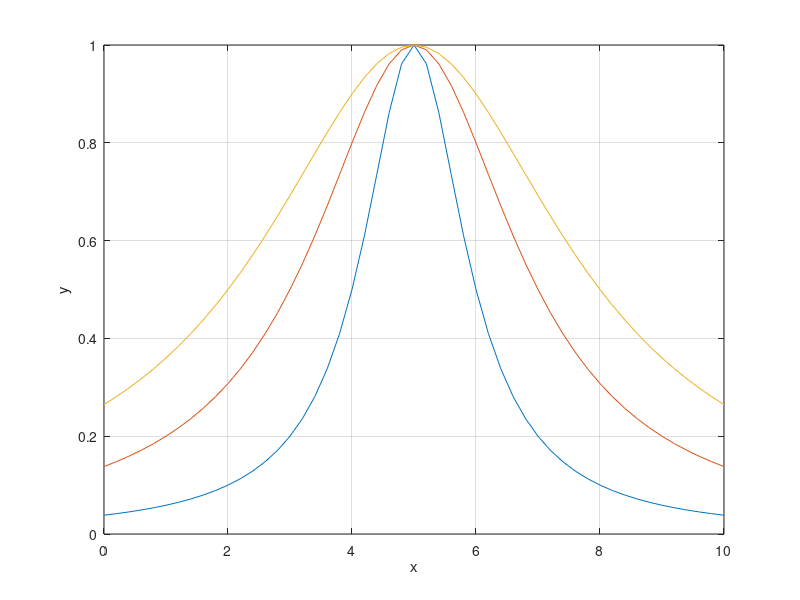

Write MATLAB code to recreate this figure.
%{
% Скрипт порівнює генералізовані дзвонові функції належності gbellmf зі спільним центром та різною шириною.
% Мета – показати, як параметр ширини впливає на розмах та форму нечіткого терма при фіксованій крутизні.
% Кроки: сформувати універсум дискурсу, обчислити три варіанти gbellmf із різними параметрами ширини та візуалізувати їх на одному графіку.
%}
x = (0:0.2:10); % Формує вектор значень універсуму дискурсу від 0 до 10 з кроком 0.2
y1 = gbellmf(x, [1 1 5]); % Обчислює дзвонову функцію з шириною 1, крутизною 1 та центром 5
y2 = gbellmf(x, [2 1 5]); % Обчислює дзвонову функцію з шириною 2 при незмінних крутизні та центрі
y3 = gbellmf(x, [3 1 5]); % Обчислює дзвонову функцію з шириною 3 для демонстрації ширшого ядра
plot(x,y1,x,y2,x,y3); % Будує три дзвонові функції на одному графіку для порівняння
grid; % Вмикає сітку для полегшення аналізу кривих
ylabel('y'); % Підписує вісь ординат як ступінь належності
xlabel('x') % Пояснює вісь абсцис як універсум дискурсу